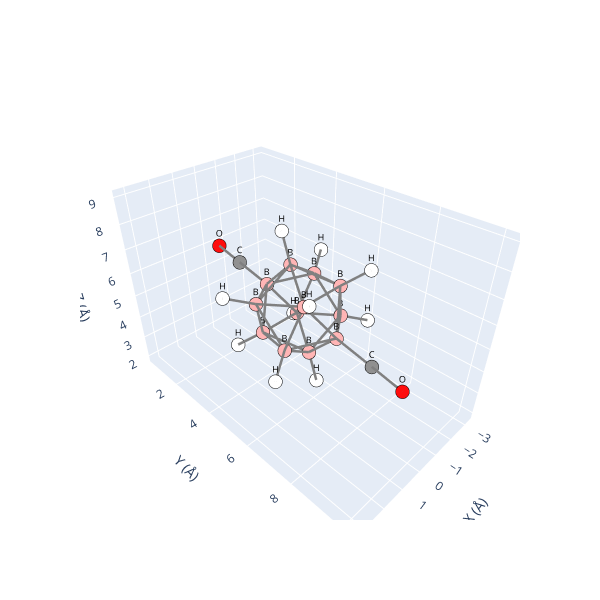

Here is the notebook cell this chart was saved with:
### Code cell
if debug_molec is not None:
    debug_molec.view()

### Figure 1 — Plotly figure (JSON) as saved in the notebook; plotly's stock layout.template omitted (floating-point values rounded to 4 significant figures)
{"data": [{"hoverinfo": "text", "marker": {"color": ["#FF0D0D", "#909090", "#FFB5B5", "#FFB5B5", "#FFB5B5", "#FFB5B5", "#FFFFFF", "#FFFFFF", "#FFFFFF", "#FFB5B5", "#FFB5B5", "#FFB5B5", "#909090", "#FF0D0D", "#FFB5B5", "#FFB5B5", "#FFB5B5", "#FFB5B5", "#FFFFFF", "#FFB5B5", "#FFFFFF", "#FFFFFF", "#FFFFFF", "#FFFFFF", "#FFFFFF", "#FFFFFF"], "line": {"color": "black", "width": 1}, "size": 8}, "mode": "markers", "showlegend": false, "text": ["O", "C", "B", "B", "B", "B", "H", "H", "H", "B", "B", "B", "C", "O", "B", "B", "B", "B", "H", "B", "H", "H", "H", "H", "H", "H"], "type": "scatter3d", "x": [-0.0, 0.0, 0.0, 0.0, 1.472, 0.9091, 0.0, 2.45, 1.514, -1.472, 0.9091, -0.0, -0.0, -0.0, 0.0, 1.472, -1.472, -0.9091, -0.0, -0.9091, -2.45, 2.45, -2.45, -1.514, 1.514, -1.514], "y": [1.206, 2.335, 3.741, 4.903, 4.696, 4.362, 4.537, 4.193, 3.639, 4.696, 6.286, 6.908, 8.313, 9.442, 5.745, 5.952, 5.952, 4.362, 6.112, 6.286, 4.193, 6.455, 6.455, 3.639, 7.009, 7.009], "z": [6.329, 6.078, 5.779, 7.132, 6.082, 4.382, 8.25, 6.503, 3.679, 6.082, 6.559, 5.163, 4.863, 4.612, 3.809, 4.86, 4.86, 4.382, 2.691, 6.559, 6.503, 4.438, 4.438, 3.679, 7.263, 7.263]}, {"hoverinfo": "none", "mode": "text", "showlegend": false, "text": ["O", "C", "B", "B", "B", "B", "H", "H", "H", "B", "B", "B", "C", "O", "B", "B", "B", "B", "H", "B", "H", "H", "H", "H", "H", "H"], "textfont": {"color": "black", "size": 9}, "type": "scatter3d", "x": [-0.0, 0.0, 0.0, 0.0, 1.472, 0.9091, 0.0, 2.45, 1.514, -1.472, 0.9091, -0.0, -0.0, -0.0, 0.0, 1.472, -1.472, -0.9091, -0.0, -0.9091, -2.45, 2.45, -2.45, -1.514, 1.514, -1.514], "y": [1.206, 2.335, 3.741, 4.903, 4.696, 4.362, 4.537, 4.193, 3.639, 4.696, 6.286, 6.908, 8.313, 9.442, 5.745, 5.952, 5.952, 4.362, 6.112, 6.286, 4.193, 6.455, 6.455, 3.639, 7.009, 7.009], "z": [6.329, 6.078, 5.779, 7.132, 6.082, 4.382, 8.25, 6.503, 3.679, 6.082, 6.559, 5.163, 4.863, 4.612, 3.809, 4.86, 4.86, 4.382, 2.691, 6.559, 6.503, 4.438, 4.438, 3.679, 7.263, 7.263]}, {"hoverinfo": "none", "line": {"color": "gray", "width": 5}, "mode": "lines", "showlegend": false, "type": "scatter3d", "x": [1.472, 2.45], "y": [5.952, 6.455], "z": [4.86, 4.438]}, {"hoverinfo": "none", "line": {"color": "gray", "width": 5}, "mode": "lines", "showlegend": false, "type": "scatter3d", "x": [-0.9091, -1.472], "y": [6.286, 4.696], "z": [6.559, 6.082]}, {"hoverinfo": "none", "line": {"color": "gray", "width": 5}, "mode": "lines", "showlegend": false, "type": "scatter3d", "x": [-1.472, -0.9091], "y": [4.696, 4.362], "z": [6.082, 4.382]}, {"hoverinfo": "none", "line": {"color": "gray", "width": 5}, "mode": "lines", "showlegend": false, "type": "scatter3d", "x": [0, 0], "y": [6.908, 5.745], "z": [5.163, 3.809]}, {"hoverinfo": "none", "line": {"color": "gray", "width": 5}, "mode": "lines", "showlegend": false, "type": "scatter3d", "x": [1.472, 0.9091], "y": [5.952, 4.362], "z": [4.86, 4.382]}, {"hoverinfo": "none", "line": {"color": "gray", "width": 5}, "mode": "lines", "showlegend": false, "type": "scatter3d", "x": [1.472, 0], "y": [5.952, 5.745], "z": [4.86, 3.809]}, {"hoverinfo": "none", "line": {"color": "gray", "width": 5}, "mode": "lines", "showlegend": false, "type": "scatter3d", "x": [-1.472, -2.45], "y": [5.952, 6.455], "z": [4.86, 4.438]}, {"hoverinfo": "none", "line": {"color": "gray", "width": 5}, "mode": "lines", "showlegend": false, "type": "scatter3d", "x": [1.472, 0], "y": [4.696, 3.741], "z": [6.082, 5.779]}, {"hoverinfo": "none", "line": {"color": "gray", "width": 5}, "mode": "lines", "showlegend": false, "type": "scatter3d", "x": [0, 0], "y": [4.903, 4.537], "z": [7.132, 8.25]}, {"hoverinfo": "none", "line": {"color": "gray", "width": 5}, "mode": "lines", "showlegend": false, "type": "scatter3d", "x": [-0.9091, 0.9091], "y": [4.362, 4.362], "z": [4.382, 4.382]}, {"hoverinfo": "none", "line": {"color": "gray", "width": 5}, "mode": "lines", "showlegend": false, "type": "scatter3d", "x": [0, 1.472], "y": [5.745, 5.952], "z": [3.809, 4.86]}, {"hoverinfo": "none", "line": {"color": "gray", "width": 5}, "mode": "lines", "showlegend": false, "type": "scatter3d", "x": [-0.9091, 0], "y": [4.362, 5.745], "z": [4.382, 3.809]}, {"hoverinfo": "none", "line": {"color": "gray", "width": 5}, "mode": "lines", "showlegend": false, "type": "scatter3d", "x": [-0.9091, 0], "y": [6.286, 6.908], "z": [6.559, 5.163]}, {"hoverinfo": "none", "line": {"color": "gray", "width": 5}, "mode": "lines", "showlegend": false, "type": "scatter3d", "x": [0, 1.472], "y": [3.741, 4.696], "z": [5.779, 6.082]}, {"hoverinfo": "none", "line": {"color": "gray", "width": 5}, "mode": "lines", "showlegend": false, "type": "scatter3d", "x": [-0.9091, -1.514], "y": [4.362, 3.639], "z": [4.382, 3.679]}, {"hoverinfo": "none", "line": {"color": "gray", "width": 5}, "mode": "lines", "showlegend": false, "type": "scatter3d", "x": [-1.472, -0.9091], "y": [4.696, 6.286], "z": [6.082, 6.559]}, {"hoverinfo": "none", "line": {"color": "gray", "width": 5}, "mode": "lines", "showlegend": false, "type": "scatter3d", "x": [0, -1.472], "y": [6.908, 5.952], "z": [5.163, 4.86]}, {"hoverinfo": "none", "line": {"color": "gray", "width": 5}, "mode": "lines", "showlegend": false, "type": "scatter3d", "x": [1.514, 0.9091], "y": [7.009, 6.286], "z": [7.263, 6.559]}, {"hoverinfo": "none", "line": {"color": "gray", "width": 5}, "mode": "lines", "showlegend": false, "type": "scatter3d", "x": [-1.472, 0], "y": [4.696, 4.903], "z": [6.082, 7.132]}, {"hoverinfo": "none", "line": {"color": "gray", "width": 5}, "mode": "lines", "showlegend": false, "type": "scatter3d", "x": [0, -0.9091], "y": [5.745, 4.362], "z": [3.809, 4.382]}, {"hoverinfo": "none", "line": {"color": "gray", "width": 5}, "mode": "lines", "showlegend": false, "type": "scatter3d", "x": [0.9091, 0], "y": [4.362, 5.745], "z": [4.382, 3.809]}, {"hoverinfo": "none", "line": {"color": "gray", "width": 5}, "mode": "lines", "showlegend": false, "type": "scatter3d", "x": [-0.9091, -1.472], "y": [4.362, 5.952], "z": [4.382, 4.86]}, {"hoverinfo": "none", "line": {"color": "gray", "width": 5}, "mode": "lines", "showlegend": false, "type": "scatter3d", "x": [0, 0], "y": [9.442, 8.313], "z": [4.612, 4.863]}, {"hoverinfo": "none", "line": {"color": "gray", "width": 5}, "mode": "lines", "showlegend": false, "type": "scatter3d", "x": [-1.472, -0.9091], "y": [5.952, 4.362], "z": [4.86, 4.382]}, {"hoverinfo": "none", "line": {"color": "gray", "width": 5}, "mode": "lines", "showlegend": false, "type": "scatter3d", "x": [0, 0], "y": [6.112, 5.745], "z": [2.691, 3.809]}, {"hoverinfo": "none", "line": {"color": "gray", "width": 5}, "mode": "lines", "showlegend": false, "type": "scatter3d", "x": [0, 0], "y": [8.313, 9.442], "z": [4.863, 4.612]}, {"hoverinfo": "none", "line": {"color": "gray", "width": 5}, "mode": "lines", "showlegend": false, "type": "scatter3d", "x": [0, 0.9091], "y": [4.903, 6.286], "z": [7.132, 6.559]}, {"hoverinfo": "none", "line": {"color": "gray", "width": 5}, "mode": "lines", "showlegend": false, "type": "scatter3d", "x": [-0.9091, -1.472], "y": [4.362, 4.696], "z": [4.382, 6.082]}, {"hoverinfo": "none", "line": {"color": "gray", "width": 5}, "mode": "lines", "showlegend": false, "type": "scatter3d", "x": [0, -0.9091], "y": [4.903, 6.286], "z": [7.132, 6.559]}, {"hoverinfo": "none", "line": {"color": "gray", "width": 5}, "mode": "lines", "showlegend": false, "type": "scatter3d", "x": [0.9091, 1.472], "y": [6.286, 5.952], "z": [6.559, 4.86]}, {"hoverinfo": "none", "line": {"color": "gray", "width": 5}, "mode": "lines", "showlegend": false, "type": "scatter3d", "x": [1.472, 0], "y": [5.952, 6.908], "z": [4.86, 5.163]}, {"hoverinfo": "none", "line": {"color": "gray", "width": 5}, "mode": "lines", "showlegend": false, "type": "scatter3d", "x": [0.9091, 1.514], "y": [6.286, 7.009], "z": [6.559, 7.263]}, {"hoverinfo": "none", "line": {"color": "gray", "width": 5}, "mode": "lines", "showlegend": false, "type": "scatter3d", "x": [-1.472, -0.9091], "y": [5.952, 6.286], "z": [4.86, 6.559]}, {"hoverinfo": "none", "line": {"color": "gray", "width": 5}, "mode": "lines", "showlegend": false, "type": "scatter3d", "x": [-0.9091, 0], "y": [4.362, 3.741], "z": [4.382, 5.779]}, {"hoverinfo": "none", "line": {"color": "gray", "width": 5}, "mode": "lines", "showlegend": false, "type": "scatter3d", "x": [-2.45, -1.472], "y": [6.455, 5.952], "z": [4.438, 4.86]}, {"hoverinfo": "none", "line": {"color": "gray", "width": 5}, "mode": "lines", "showlegend": false, "type": "scatter3d", "x": [-1.472, -1.472], "y": [4.696, 5.952], "z": [6.082, 4.86]}, {"hoverinfo": "none", "line": {"color": "gray", "width": 5}, "mode": "lines", "showlegend": false, "type": "scatter3d", "x": [1.472, 1.472], "y": [5.952, 4.696], "z": [4.86, 6.082]}, {"hoverinfo": "none", "line": {"color": "gray", "width": 5}, "mode": "lines", "showlegend": false, "type": "scatter3d", "x": [0, 0.9091], "y": [5.745, 4.362], "z": [3.809, 4.382]}, {"hoverinfo": "none", "line": {"color": "gray", "width": 5}, "mode": "lines", "showlegend": false, "type": "scatter3d", "x": [0.9091, 0], "y": [4.362, 3.741], "z": [4.382, 5.779]}, {"hoverinfo": "none", "line": {"color": "gray", "width": 5}, "mode": "lines", "showlegend": false, "type": "scatter3d", "x": [-1.514, -0.9091], "y": [3.639, 4.362], "z": [3.679, 4.382]}, {"hoverinfo": "none", "line": {"color": "gray", "width": 5}, "mode": "lines", "showlegend": false, "type": "scatter3d", "x": [0.9091, -0.9091], "y": [6.286, 6.286], "z": [6.559, 6.559]}, {"hoverinfo": "none", "line": {"color": "gray", "width": 5}, "mode": "lines", "showlegend": false, "type": "scatter3d", "x": [-1.472, 0], "y": [5.952, 5.745], "z": [4.86, 3.809]}, {"hoverinfo": "none", "line": {"color": "gray", "width": 5}, "mode": "lines", "showlegend": false, "type": "scatter3d", "x": [0.9091, 1.472], "y": [4.362, 4.696], "z": [4.382, 6.082]}, {"hoverinfo": "none", "line": {"color": "gray", "width": 5}, "mode": "lines", "showlegend": false, "type": "scatter3d", "x": [-1.472, 0], "y": [4.696, 3.741], "z": [6.082, 5.779]}, {"hoverinfo": "none", "line": {"color": "gray", "width": 5}, "mode": "lines", "showlegend": false, "type": "scatter3d", "x": [0, -1.472], "y": [5.745, 5.952], "z": [3.809, 4.86]}, {"hoverinfo": "none", "line": {"color": "gray", "width": 5}, "mode": "lines", "showlegend": false, "type": "scatter3d", "x": [1.472, 1.472], "y": [4.696, 5.952], "z": [6.082, 4.86]}, {"hoverinfo": "none", "line": {"color": "gray", "width": 5}, "mode": "lines", "showlegend": false, "type": "scatter3d", "x": [0.9091, 0], "y": [6.286, 4.903], "z": [6.559, 7.132]}, {"hoverinfo": "none", "line": {"color": "gray", "width": 5}, "mode": "lines", "showlegend": false, "type": "scatter3d", "x": [0, 0], "y": [2.335, 1.206], "z": [6.078, 6.329]}, {"hoverinfo": "none", "line": {"color": "gray", "width": 5}, "mode": "lines", "showlegend": false, "type": "scatter3d", "x": [2.45, 1.472], "y": [4.193, 4.696], "z": [6.503, 6.082]}, {"hoverinfo": "none", "line": {"color": "gray", "width": 5}, "mode": "lines", "showlegend": false, "type": "scatter3d", "x": [0, -0.9091], "y": [3.741, 4.362], "z": [5.779, 4.382]}, {"hoverinfo": "none", "line": {"color": "gray", "width": 5}, "mode": "lines", "showlegend": false, "type": "scatter3d", "x": [-1.514, -0.9091], "y": [7.009, 6.286], "z": [7.263, 6.559]}, {"hoverinfo": "none", "line": {"color": "gray", "width": 5}, "mode": "lines", "showlegend": false, "type": "scatter3d", "x": [2.45, 1.472], "y": [6.455, 5.952], "z": [4.438, 4.86]}, {"hoverinfo": "none", "line": {"color": "gray", "width": 5}, "mode": "lines", "showlegend": false, "type": "scatter3d", "x": [0, -1.472], "y": [4.903, 4.696], "z": [7.132, 6.082]}, {"hoverinfo": "none", "line": {"color": "gray", "width": 5}, "mode": "lines", "showlegend": false, "type": "scatter3d", "x": [0, 0], "y": [5.745, 6.112], "z": [3.809, 2.691]}, {"hoverinfo": "none", "line": {"color": "gray", "width": 5}, "mode": "lines", "showlegend": false, "type": "scatter3d", "x": [0, 0], "y": [2.335, 3.741], "z": [6.078, 5.779]}, {"hoverinfo": "none", "line": {"color": "gray", "width": 5}, "mode": "lines", "showlegend": false, "type": "scatter3d", "x": [0, 0], "y": [3.741, 2.335], "z": [5.779, 6.078]}, {"hoverinfo": "none", "line": {"color": "gray", "width": 5}, "mode": "lines", "showlegend": false, "type": "scatter3d", "x": [-1.472, -1.472], "y": [5.952, 4.696], "z": [4.86, 6.082]}, {"hoverinfo": "none", "line": {"color": "gray", "width": 5}, "mode": "lines", "showlegend": false, "type": "scatter3d", "x": [-2.45, -1.472], "y": [4.193, 4.696], "z": [6.503, 6.082]}, {"hoverinfo": "none", "line": {"color": "gray", "width": 5}, "mode": "lines", "showlegend": false, "type": "scatter3d", "x": [0, 0], "y": [4.903, 3.741], "z": [7.132, 5.779]}, {"hoverinfo": "none", "line": {"color": "gray", "width": 5}, "mode": "lines", "showlegend": false, "type": "scatter3d", "x": [0, 0], "y": [5.745, 6.908], "z": [3.809, 5.163]}, {"hoverinfo": "none", "line": {"color": "gray", "width": 5}, "mode": "lines", "showlegend": false, "type": "scatter3d", "x": [1.472, 0.9091], "y": [4.696, 6.286], "z": [6.082, 6.559]}, {"hoverinfo": "none", "line": {"color": "gray", "width": 5}, "mode": "lines", "showlegend": false, "type": "scatter3d", "x": [-0.9091, 0.9091], "y": [6.286, 6.286], "z": [6.559, 6.559]}, {"hoverinfo": "none", "line": {"color": "gray", "width": 5}, "mode": "lines", "showlegend": false, "type": "scatter3d", "x": [0, 0], "y": [3.741, 4.903], "z": [5.779, 7.132]}, {"hoverinfo": "none", "line": {"color": "gray", "width": 5}, "mode": "lines", "showlegend": false, "type": "scatter3d", "x": [0, 1.472], "y": [6.908, 5.952], "z": [5.163, 4.86]}, {"hoverinfo": "none", "line": {"color": "gray", "width": 5}, "mode": "lines", "showlegend": false, "type": "scatter3d", "x": [0, 0], "y": [4.537, 4.903], "z": [8.25, 7.132]}, {"hoverinfo": "none", "line": {"color": "gray", "width": 5}, "mode": "lines", "showlegend": false, "type": "scatter3d", "x": [0, 1.472], "y": [4.903, 4.696], "z": [7.132, 6.082]}, {"hoverinfo": "none", "line": {"color": "gray", "width": 5}, "mode": "lines", "showlegend": false, "type": "scatter3d", "x": [1.472, 0], "y": [4.696, 4.903], "z": [6.082, 7.132]}, {"hoverinfo": "none", "line": {"color": "gray", "width": 5}, "mode": "lines", "showlegend": false, "type": "scatter3d", "x": [-0.9091, 0], "y": [6.286, 4.903], "z": [6.559, 7.132]}, {"hoverinfo": "none", "line": {"color": "gray", "width": 5}, "mode": "lines", "showlegend": false, "type": "scatter3d", "x": [0, 0.9091], "y": [3.741, 4.362], "z": [5.779, 4.382]}, {"hoverinfo": "none", "line": {"color": "gray", "width": 5}, "mode": "lines", "showlegend": false, "type": "scatter3d", "x": [-1.472, -2.45], "y": [4.696, 4.193], "z": [6.082, 6.503]}, {"hoverinfo": "none", "line": {"color": "gray", "width": 5}, "mode": "lines", "showlegend": false, "type": "scatter3d", "x": [1.472, 0.9091], "y": [4.696, 4.362], "z": [6.082, 4.382]}, {"hoverinfo": "none", "line": {"color": "gray", "width": 5}, "mode": "lines", "showlegend": false, "type": "scatter3d", "x": [1.514, 0.9091], "y": [3.639, 4.362], "z": [3.679, 4.382]}, {"hoverinfo": "none", "line": {"color": "gray", "width": 5}, "mode": "lines", "showlegend": false, "type": "scatter3d", "x": [0, 0], "y": [1.206, 2.335], "z": [6.329, 6.078]}, {"hoverinfo": "none", "line": {"color": "gray", "width": 5}, "mode": "lines", "showlegend": false, "type": "scatter3d", "x": [0.9091, 1.472], "y": [4.362, 5.952], "z": [4.382, 4.86]}, {"hoverinfo": "none", "line": {"color": "gray", "width": 5}, "mode": "lines", "showlegend": false, "type": "scatter3d", "x": [0.9091, 0], "y": [6.286, 6.908], "z": [6.559, 5.163]}, {"hoverinfo": "none", "line": {"color": "gray", "width": 5}, "mode": "lines", "showlegend": false, "type": "scatter3d", "x": [0, 0.9091], "y": [6.908, 6.286], "z": [5.163, 6.559]}, {"hoverinfo": "none", "line": {"color": "gray", "width": 5}, "mode": "lines", "showlegend": false, "type": "scatter3d", "x": [0, -0.9091], "y": [6.908, 6.286], "z": [5.163, 6.559]}, {"hoverinfo": "none", "line": {"color": "gray", "width": 5}, "mode": "lines", "showlegend": false, "type": "scatter3d", "x": [1.472, 0.9091], "y": [5.952, 6.286], "z": [4.86, 6.559]}, {"hoverinfo": "none", "line": {"color": "gray", "width": 5}, "mode": "lines", "showlegend": false, "type": "scatter3d", "x": [0, 0], "y": [8.313, 6.908], "z": [4.863, 5.163]}, {"hoverinfo": "none", "line": {"color": "gray", "width": 5}, "mode": "lines", "showlegend": false, "type": "scatter3d", "x": [1.472, 2.45], "y": [4.696, 4.193], "z": [6.082, 6.503]}, {"hoverinfo": "none", "line": {"color": "gray", "width": 5}, "mode": "lines", "showlegend": false, "type": "scatter3d", "x": [0.9091, 1.514], "y": [4.362, 3.639], "z": [4.382, 3.679]}, {"hoverinfo": "none", "line": {"color": "gray", "width": 5}, "mode": "lines", "showlegend": false, "type": "scatter3d", "x": [0.9091, 1.472], "y": [6.286, 4.696], "z": [6.559, 6.082]}, {"hoverinfo": "none", "line": {"color": "gray", "width": 5}, "mode": "lines", "showlegend": false, "type": "scatter3d", "x": [0.9091, -0.9091], "y": [4.362, 4.362], "z": [4.382, 4.382]}, {"hoverinfo": "none", "line": {"color": "gray", "width": 5}, "mode": "lines", "showlegend": false, "type": "scatter3d", "x": [-0.9091, -1.472], "y": [6.286, 5.952], "z": [6.559, 4.86]}, {"hoverinfo": "none", "line": {"color": "gray", "width": 5}, "mode": "lines", "showlegend": false, "type": "scatter3d", "x": [0, 0], "y": [6.908, 8.313], "z": [5.163, 4.863]}, {"hoverinfo": "none", "line": {"color": "gray", "width": 5}, "mode": "lines", "showlegend": false, "type": "scatter3d", "x": [0, -1.472], "y": [3.741, 4.696], "z": [5.779, 6.082]}, {"hoverinfo": "none", "line": {"color": "gray", "width": 5}, "mode": "lines", "showlegend": false, "type": "scatter3d", "x": [-0.9091, -1.514], "y": [6.286, 7.009], "z": [6.559, 7.263]}, {"hoverinfo": "none", "line": {"color": "gray", "width": 5}, "mode": "lines", "showlegend": false, "type": "scatter3d", "x": [-1.472, 0], "y": [5.952, 6.908], "z": [4.86, 5.163]}], "layout": {"height": 600, "scene": {"xaxis": {"range": [-3.45, 3.45], "title": {"text": "X (Å)"}}, "yaxis": {"range": [0.2064, 10.44], "title": {"text": "Y (Å)"}}, "zaxis": {"range": [1.691, 9.25], "title": {"text": "Z (Å)"}}}, "width": 600}}
